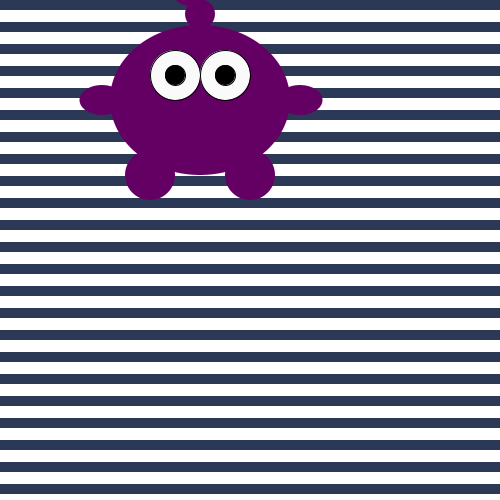
Frame 1 (no input)
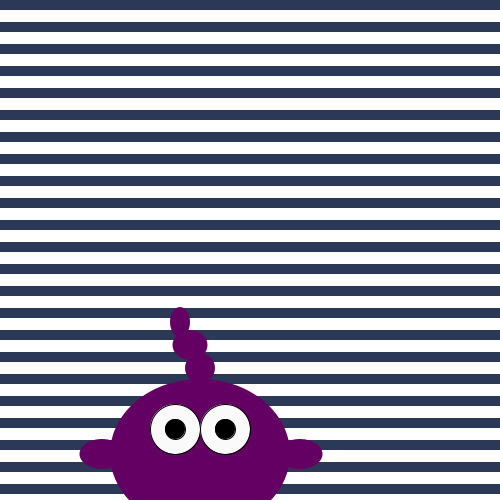
Frame 60 (the mouse pressed at the canvas centre just before this capture)
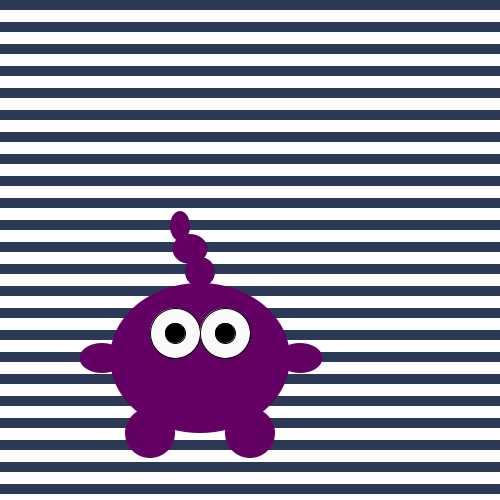
Frame 120 (the mouse held since frame 60 and released just before this capture)

The Processing sketch that drew these frames (run headless with seeded random() and noise(); from frame 60 on, the mouse is pressed at the canvas centre):

// Processing sketch: processing_128449
// ── processing_128449.pde

int monsterX;     
int monsterY; 
int richting;
int teller;
boolean test;
int y;
int spatie;
int stop;
 
 
 
void setup() {
size (500,500);
monsterX = 100;   
monsterY = 100;
richting = 6;
teller = 0;
test = true;
y = 0;
spatie = 22;
stop = 600;
 
}
 
void draw () {
   
  background (255);
   
  while(y < stop){
    println("test");
   noStroke();
   fill(43,57,87);
   rect(0,y,500,10);
   y = y + spatie;
}
y=0;
 
   
if (monsterY <-120 || monsterY >580) {
  richting= -richting;
  teller = teller +1;
}
 
if (teller == 10) {
  teller = 0;
  test = !test;
}
 
 
 
 
   
noStroke ();
if (test == true){fill (100,0,100);}
if (test == false){fill (100,0,0);}
ellipseMode (CENTER);
ellipse (monsterX+50,monsterY+75,50,50); 
 
 
if (test == true){fill (100,0,100);}
if (test == false){fill (100,0,0);}
ellipseMode (CENTER);
ellipse (monsterX+150,monsterY+75,50,50); 
 
if (test == true){fill (100,0,100);}
if (test == false){fill (100,0,0);}
ellipseMode (CENTER);
ellipse (monsterX+100,monsterY,180,150);

if (test == true) {fill (100,0,100);}
if (test == false) {fill (100,0,0);}
ellipseMode(CENTER);
ellipse (monsterX+2,monsterY,45,30);

if (test == true) {fill (100,0,100);}
if (test == false) {fill (100,0,0);}
ellipseMode(CENTER);
ellipse (monsterX+200,monsterY,45,30);


if (test == true) {fill (100,0,100);}
if (test == false) {fill (100,0,0);}
ellipseMode(CENTER);
ellipse (monsterX+100,monsterY-86,30,30);

if (test == true) {fill (100,0,100);}
if (test == false) {fill (100,0,0);}
ellipseMode(CENTER);
ellipse (monsterX+90,monsterY-109,35,30);

if (test == true) {fill (100,0,100);}
if (test == false) {fill (100,0,0);}
ellipseMode(CENTER);
ellipse (monsterX+80,monsterY-132,20,30);

stroke (0,0,0);
fill (250,250,250);
if (test == true) {ellipseMode (CENTER);
                   ellipse (monsterX+75,monsterY-25,50,50);}
if (test == false) {ellipseMode (CENTER);
                    ellipse (monsterX+50,monsterY-25,100,100);}

fill (0,0,0); 
if (test == true) {ellipseMode (CENTER);
                   ellipse (monsterX+75,monsterY-25,20,20);}
if (test == false) {ellipseMode (CENTER);
                    ellipse (monsterX+50,monsterY-25,30,30);}
                   
 
stroke (0,0,0);
fill (250,250,250);
if (test == true) {ellipseMode (CENTER);
                   ellipse (monsterX+125,monsterY-25,50,50);}
if (test == false) {ellipseMode (CENTER);
                    ellipse (monsterX+150,monsterY-25,100,100);}

fill (0,0,0); 
if (test == true) {ellipseMode (CENTER);
                   ellipse (monsterX+125,monsterY-25,20,20);}
if (test == false) {ellipseMode (CENTER);
                    ellipse (monsterX+150,monsterY-25,30,30);} 


 

 
monsterY = monsterY + richting;  
 
 
 
}
